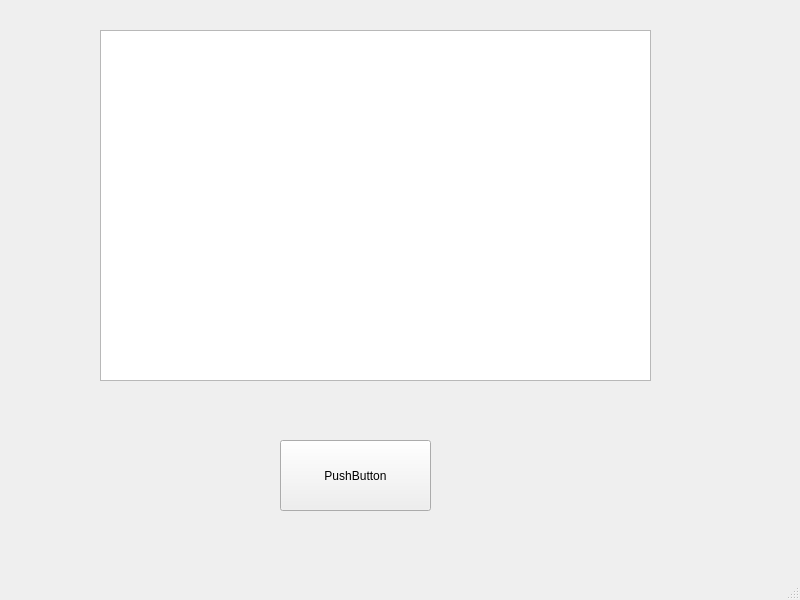
<?xml version="1.0" encoding="UTF-8"?>
<ui version="4.0">
 <class>mainWindow</class>
 <widget class="QMainWindow" name="mainWindow">
  <property name="geometry">
   <rect>
    <x>0</x>
    <y>0</y>
    <width>800</width>
    <height>600</height>
   </rect>
  </property>
  <property name="windowTitle">
   <string>MainWindow</string>
  </property>
  <widget class="QWidget" name="centralwidget">
   <widget class="QPushButton" name="pushButton">
    <property name="geometry">
     <rect>
      <x>280</x>
      <y>440</y>
      <width>151</width>
      <height>71</height>
     </rect>
    </property>
    <property name="text">
     <string>PushButton</string>
    </property>
   </widget>
   <widget class="QTableView" name="tableView">
    <property name="geometry">
     <rect>
      <x>100</x>
      <y>30</y>
      <width>551</width>
      <height>351</height>
     </rect>
    </property>
   </widget>
  </widget>
  <widget class="QMenuBar" name="menubar">
   <property name="geometry">
    <rect>
     <x>0</x>
     <y>0</y>
     <width>800</width>
     <height>21</height>
    </rect>
   </property>
  </widget>
  <widget class="QStatusBar" name="statusbar"/>
 </widget>
 <resources/>
 <connections/>
</ui>
